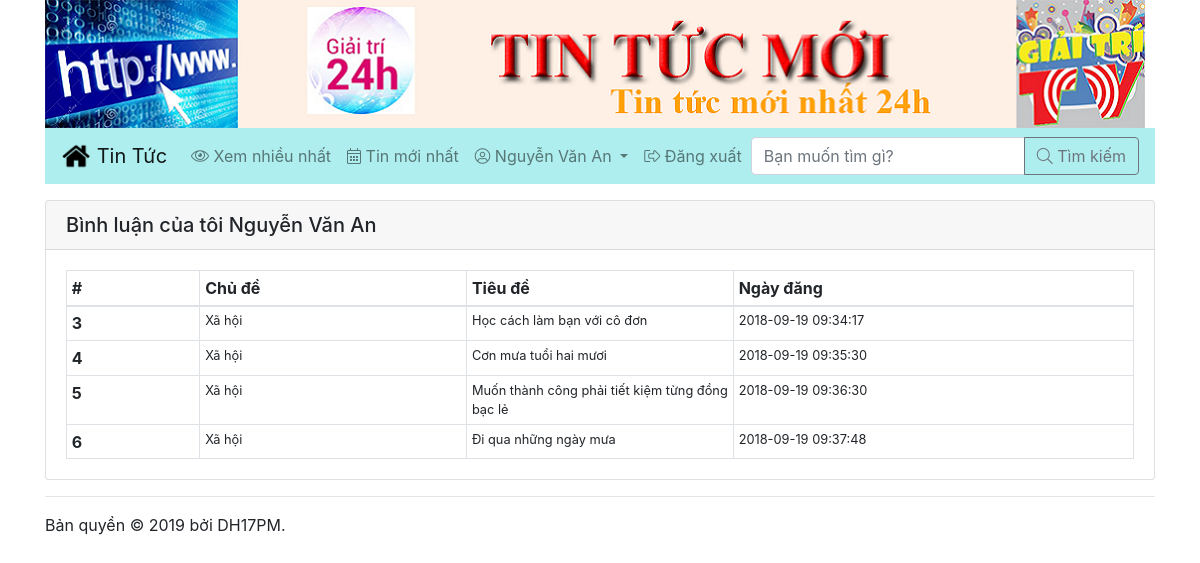
The page /binhluan_cuatoi.php (signed in) on the database its author committed.
### tables this page shows
CREATE TABLE `tbl_baiviet` (
  `ID` int(10) NOT NULL,
  `MaChuDe` int(10) NOT NULL,
  `MaNguoiDung` int(10) NOT NULL,
  `TieuDe` varchar(255) NOT NULL,
  `TomTat` text NOT NULL,
  `NoiDung` text NOT NULL,
  `NgayDang` datetime NOT NULL,
  `LuotXem` int(10) NOT NULL,
  `KiemDuyet` tinyint(1) NOT NULL
);

CREATE TABLE `tbl_chude` (
  `ID` int(10) NOT NULL,
  `TenChuDe` varchar(100) NOT NULL
);

### binhluan_cuatoi.php (the view, shortened to what this page needs)
<?php
	include_once "ketnoi.php";
	$sql = "SELECT b.*, c.TenChuDe, n.HoVaTen
			FROM tbl_baiviet b, tbl_chude c, tbl_nguoidung n
			WHERE b.MaChuDe = c.ID AND b.MaNguoiDung = n.ID AND b.MaNguoiDung = " . $_SESSION['MaND'];
	$danhsach = mysqli_query($link, $sql);
?>
<!DOCTYPE html>
<html lang="en">
<?php include_once "header.php"; ?>
<body>
	<div class="container">
		<?php include_once "navbar.php"; ?>
		<div class="card mt-3">
			<h5 class="card-header">Bình luận của tôi <?php echo $_SESSION['HoVaTen']; ?></h5>
			<div class="card-body">
				<table class="table table-bordered table-sm mb-0">
					<thead>
						<tr>
							<th width="5%">#</th>
							<th width="10%">Chủ đề</th>
							<th width="10%">Tiêu đề</th>
							<th width="15%">Ngày đăng</th>
						</tr>
					</thead>
					<tbody>
						<?php
							while($dong = mysqli_fetch_array($danhsach))
							{
								echo "<tr>";
									echo "<th>{$dong['ID']}</th>";
									echo "<td class='small'>{$dong['TenChuDe']}</td>";
									echo "<td class='small'>{$dong['TieuDe']}</td>";
									echo "<td class='small'>{$dong['NgayDang']}</td>";
								echo "</tr>";
							}
						?>
					</tbody>
				</table>
			</div>
		</div>
		<?php include_once "footer.php"; ?>
	</div>
</body>
</html>

### rows shown on the page
tbl_baiviet: ID "3", MaChuDe.TenChuDe "Xã hội", TieuDe "Học cách làm bạn với cô đơn", NgayDang "2018-09-19 09:34:17"
tbl_baiviet: ID "4", MaChuDe.TenChuDe "Xã hội", TieuDe "Cơn mưa tuổi hai mươi", NgayDang "2018-09-19 09:35:30"
tbl_baiviet: ID "5", MaChuDe.TenChuDe "Xã hội", TieuDe "Muốn thành công phải tiết kiệm từng đồng bạc lẻ", NgayDang "2018-09-19 09:36:30"
tbl_baiviet: ID "6", MaChuDe.TenChuDe "Xã hội", TieuDe "Đi qua những ngày mưa", NgayDang "2018-09-19 09:37:48"

### other values the page prints
$_SESSION['HoVaTen'] "Nguyễn Văn An"
